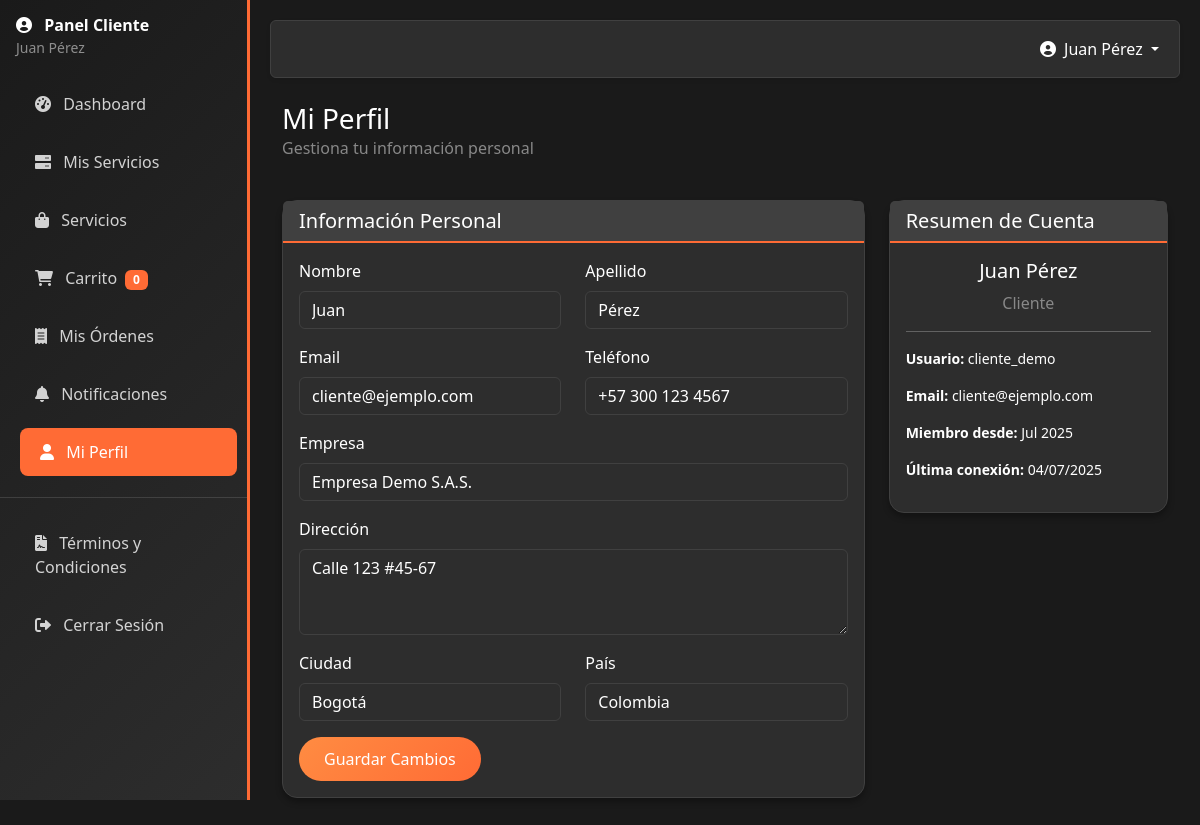
The app's page /accounts/profile/ (signed in) with its own data.
### accounts/models.py (models this page shows, shortened)
class User(AbstractUser):
    USER_TYPE_CHOICES = [
        ('admin', 'Administrador'),
        ('client', 'Cliente'),
    ]
    user_type = models.CharField(max_length=10, choices=USER_TYPE_CHOICES, default='client')
    phone = models.CharField(max_length=20, blank=True, null=True)
    company = models.CharField(max_length=100, blank=True, null=True, verbose_name="Empresa")
    address = models.TextField(blank=True, null=True, verbose_name="Dirección")
    city = models.CharField(max_length=50, blank=True, null=True, verbose_name="Ciudad")
    country = models.CharField(max_length=50, blank=True, null=True, verbose_name="País")
    two_factor_enabled = models.BooleanField(default=False)
    created_at = models.DateTimeField(auto_now_add=True)
    updated_at = models.DateTimeField(auto_now=True)
    def is_client(self):
        return self.user_type == 'client'

### accounts/views.py (the view, shortened to what this page needs)
# urls.py: path('profile/', views.client_profile, name='client_profile'),
@login_required
def client_profile(request):
    if not request.user.is_client():
        return redirect('adminpanel:admin_dashboard')
    context = {
        'user': request.user,
    }
    return render(request, 'accounts/client_profile.html', context)

### accounts/context_processors.py (called while the page is built)
def cart_context(request):
    cart_items_count = 0
    if request.user.is_authenticated and hasattr(request.user, 'is_client') and request.user.is_client():
        try:
            cart = Cart.objects.get(user=request.user)
            cart_items_count = cart.get_items_count()
        except Cart.DoesNotExist:
            cart_items_count = 0
    return {
        'cart_items_count': cart_items_count
    }

### accounts/models.py (called while the page is built)
    def get_items_count(self):
        return self.items.count()

### adminpanel/models.py (called while the page is built, shortened)
    @staticmethod
    def get_geo_info(ip_address):
        try:
            if ip_address in ['127.0.0.1', '::1'] or ip_address.startswith('192.168.') or ip_address.startswith('10.') or ip_address.startswith('172.'):
                return {
                    'country': 'Local',
                    'country_code': 'LC',
                    'city': 'Local',
                    'region': 'Local Network'
                }
        except Exception as e:
            return None

### accounts/templates/accounts/client_profile.html (shortened to what this page needs)
{% extends 'accounts/client_base.html' %}
{% block content %}
<div class="container-fluid">
    <div class="d-flex justify-content-between align-items-center mb-4">
        <div>
            <h1 class="h3 mb-0" style="color: #ffffff !important;">Mi Perfil</h1>
            <p class="text-muted" style="color: #888 !important;">Gestiona tu información personal</p>
        </div>
    </div>
    <div class="row">
        <div class="col-lg-8">
            <div class="card mb-4">
                <div class="card-header">
                    <h5 class="mb-0">Información Personal</h5>
                </div>
                <div class="card-body">
                    <form method="post">
                        <div class="row">
                            <div class="col-md-6 mb-3">
                                <label for="first_name" class="form-label">Nombre</label>
                                <input type="text" class="form-control" id="first_name" name="first_name"
                                       value="{{ user.first_name }}" required>
                            </div>
                            <div class="col-md-6 mb-3">
                                <label for="last_name" class="form-label">Apellido</label>
                                <input type="text" class="form-control" id="last_name" name="last_name"
                                       value="{{ user.last_name }}" required>
                            </div>
                        </div>
                        <div class="row">
                            <div class="col-md-6 mb-3">
                                <label for="email" class="form-label">Email</label>
                                <input type="email" class="form-control" id="email" name="email"
                                       value="{{ user.email }}" required>
                            </div>
                            <div class="col-md-6 mb-3">
                                <label for="phone" class="form-label">Teléfono</label>
                                <input type="tel" class="form-control" id="phone" name="phone"
                                       value="{{ user.phone|default:'' }}">
                            </div>
                        </div>
                        <div class="mb-3">
                            <label for="company" class="form-label">Empresa</label>
                            <input type="text" class="form-control" id="company" name="company"
                                   value="{{ user.company|default:'' }}">
                        </div>
                        <div class="mb-3">
                            <label for="address" class="form-label">Dirección</label>
                            <textarea class="form-control" id="address" name="address" rows="3">{{ user.address|default:'' }}</textarea>
                        </div>
                        <div class="row">
                            <div class="col-md-6 mb-3">
                                <label for="city" class="form-label">Ciudad</label>
                                <input type="text" class="form-control" id="city" name="city"
                                       value="{{ user.city|default:'' }}">
                            </div>
                            <div class="col-md-6 mb-3">
                                <label for="country" class="form-label">País</label>
                                <input type="text" class="form-control" id="country" name="country"
                                       value="{{ user.country|default:'' }}">
                            </div>
                        </div>
                        <button type="submit" class="btn btn-primary">
                            Guardar Cambios
                        </button>
                    </form>
                </div>
            </div>
        </div>
        <div class="col-lg-4">
            <div class="card">
                <div class="card-header">
                    <h5 class="mb-0">Resumen de Cuenta</h5>
                </div>
                <div class="card-body">
                    <div class="text-center mb-3">
                        <h5>{{ user.get_full_name|default:user.username }}</h5>
                        <p class="text-muted">{{ user.get_user_type_display }}</p>
                    </div>
                    <hr>
                    <div class="small">
                        <p><strong>Usuario:</strong> {{ user.username }}</p>
                        <p><strong>Email:</strong> {{ user.email }}</p>
                        <p><strong>Miembro desde:</strong> {{ user.date_joined|date:"M Y" }}</p>
                        <p><strong>Última conexión:</strong> {{ user.last_login|date:"d/m/Y" }}</p>
                    </div>
                </div>
            </div>
        </div>
    </div>
</div>
{% endblock %}

### accounts/templates/accounts/client_base.html (shortened to what this page needs)
<!DOCTYPE html>
<html lang="es">
<head>
    <link href="https://cdn.jsdelivr.net/npm/bootstrap@5.3.0/dist/css/bootstrap.min.css" rel="stylesheet">
    <link rel="stylesheet" href="https://cdnjs.cloudflare.com/ajax/libs/font-awesome/6.0.0/css/all.min.css">
</head>
<body>
    <div class="sidebar">
        <div class="p-3">
            <h4 class="navbar-brand mb-0">
                <i class="fas fa-user-circle me-2"></i>
                Panel Cliente
            </h4>
            <small class="text-white-50">{{ user.get_full_name|default:user.username }}</small>
        </div>
        <nav class="nav flex-column">
            <a class="nav-link {% if request.resolver_match.url_name == 'client_dashboard' %}active{% endif %}"
               href="{% url 'accounts:client_dashboard' %}">
                <i class="fas fa-tachometer-alt me-2"></i> Dashboard
            </a>
            <a class="nav-link {% if request.resolver_match.url_name == 'client_services' %}active{% endif %}"
               href="{% url 'accounts:client_services' %}">
                <i class="fas fa-server me-2"></i> Mis Servicios
            </a>
            <a class="nav-link {% if request.resolver_match.url_name == 'home' %}active{% endif %}"
               href="{% url 'services:home' %}">
                <i class="fas fa-shopping-bag me-2"></i> Servicios
            </a>
            <a class="nav-link position-relative {% if request.resolver_match.url_name == 'cart' %}active{% endif %}"
               href="{% url 'services:cart' %}">
                <i class="fas fa-shopping-cart me-2"></i> Carrito
                <span class="badge bg-orange ms-1" id="cart-count">{{ cart_items_count }}</span>
            </a>
            <a class="nav-link {% if request.resolver_match.url_name == 'my_orders' %}active{% endif %}"
               href="{% url 'accounts:my_orders' %}">
                <i class="fas fa-receipt me-2"></i> Mis Órdenes
            </a>
            <a class="nav-link position-relative {% if request.resolver_match.url_name == 'client_notifications' %}active{% endif %}"
               href="{% url 'accounts:client_notifications' %}">
                <i class="fas fa-bell me-2"></i> Notificaciones
            </a>
            <a class="nav-link {% if request.resolver_match.url_name == 'client_profile' %}active{% endif %}"
               href="{% url 'accounts:client_profile' %}">
                <i class="fas fa-user me-2"></i> Mi Perfil
            </a>
            <hr class="text-white-50">
            <a class="nav-link {% if request.resolver_match.url_name == 'terms_and_conditions' %}active{% endif %}"
               href="{% url 'accounts:terms_and_conditions' %}">
                <i class="fas fa-file-contract me-2"></i> Términos y Condiciones
            </a>
            <a class="nav-link" href="{% url 'accounts:logout' %}">
                <i class="fas fa-sign-out-alt me-2"></i> Cerrar Sesión
            </a>
        </nav>
    </div>
    <div class="main-content">
        <nav class="navbar navbar-expand-lg navbar-dark rounded shadow-sm mb-4" style="background-color: var(--card-bg); border: 1px solid var(--border-color);">
            <div class="container-fluid">
                <div class="navbar-nav ms-auto">
                    <div class="nav-item dropdown">
                        <a class="nav-link dropdown-toggle" href="#" role="button" data-bs-toggle="dropdown">
                            <i class="fas fa-user-circle me-1"></i>
                            {{ user.get_full_name|default:user.username }}
                        </a>
                    </div>
                </div>
            </div>
        </nav>
        {% block content %}{% endblock %}
    </div>
</body>
</html>

### accounts/templates/accounts/client_base.html (style rules this page uses)
:root { --primary-color: #ff6b35; --secondary-color: #ff8c42; --accent-color: #ff4500; --success-color: #ff7f00; --warning-color: #ffa500; --light-bg: #1a1a1a; --dark-text: #ffffff; --card-bg: #2d2d2d; --border-color: #404040; }
body { background-color: var(--light-bg); color: var(--dark-text); font-family: 'Segoe UI', Tahoma, Geneva, Verdana, sans-serif; }
.sidebar { min-height: 100vh; background: linear-gradient(135deg, #1a1a1a 0%, #2d2d2d 100%); border-right: 3px solid var(--primary-color); color: white; position: fixed; width: 250px; z-index: 1000; transition: all 0.3s; }
.sidebar .nav-link { color: rgba(255, 255, 255, 0.8); padding: 12px 20px; border-radius: 8px; margin: 5px 15px; transition: all 0.3s; }
.sidebar .nav-link:hover, .sidebar .nav-link.active { background-color: var(--primary-color); color: white; transform: translateX(5px); border-radius: 8px; }
.main-content { margin-left: 250px; padding: 20px; transition: all 0.3s; }
.navbar-brand { font-weight: bold; color: white !important; }
.card { background-color: var(--card-bg); border: 1px solid var(--border-color); border-radius: 15px; box-shadow: 0 4px 6px rgba(0, 0, 0, 0.3); transition: transform 0.3s, box-shadow 0.3s; color: var(--dark-text); }
.btn-primary { background: linear-gradient(135deg, var(--secondary-color), var(--primary-color)); border: none; border-radius: 25px; padding: 10px 25px; transition: all 0.3s; }
.text-muted { color: #888 !important; }
.form-control { background-color: var(--card-bg); border-color: var(--border-color); color: var(--dark-text); }
input[type="text"], input[type="email"], input[type="tel"], textarea { background-color: var(--card-bg) !important; border-color: var(--border-color) !important; color: var(--dark-text) !important; }
::placeholder { color: #888 !important; }
.badge { color: white !important; }
h1, h2, h3, h4, h5, h6 { color: var(--dark-text) !important; }
a { color: var(--primary-color); }
.card-body * { color: var(--dark-text) !important; }
.card-body .text-muted { color: #888 !important; }
.card-title, .card-header h5, .card-header h6 { color: var(--dark-text) !important; }
.sidebar h4, .sidebar .navbar-brand { color: white !important; }
p, span, div, label, small { color: var(--dark-text) !important; }
.badge, .btn { color: white !important; }
.navbar-nav .nav-link { color: var(--dark-text) !important; }
.form-label { color: var(--dark-text) !important; }
strong, b, em, i { color: inherit !important; }
.card-header { background-color: #404040; border-bottom: 2px solid var(--primary-color); color: var(--dark-text); }
.bg-orange { background-color: var(--primary-color) !important; }

### records on screen
User: get_full_name "Juan Pérez", first_name "Juan", last_name "Pérez", email "cliente@ejemplo.com", phone "+57 300 123 4567", company "Empresa Demo S.A.S.", address "Calle 123 #45-67", city "Bogotá", country "Colombia", user_type "Cliente", username "cliente_demo", date_joined "Jul 2025", last_login "04/07/2025"

### other values on screen
{{ cart_items_count }} "0"
